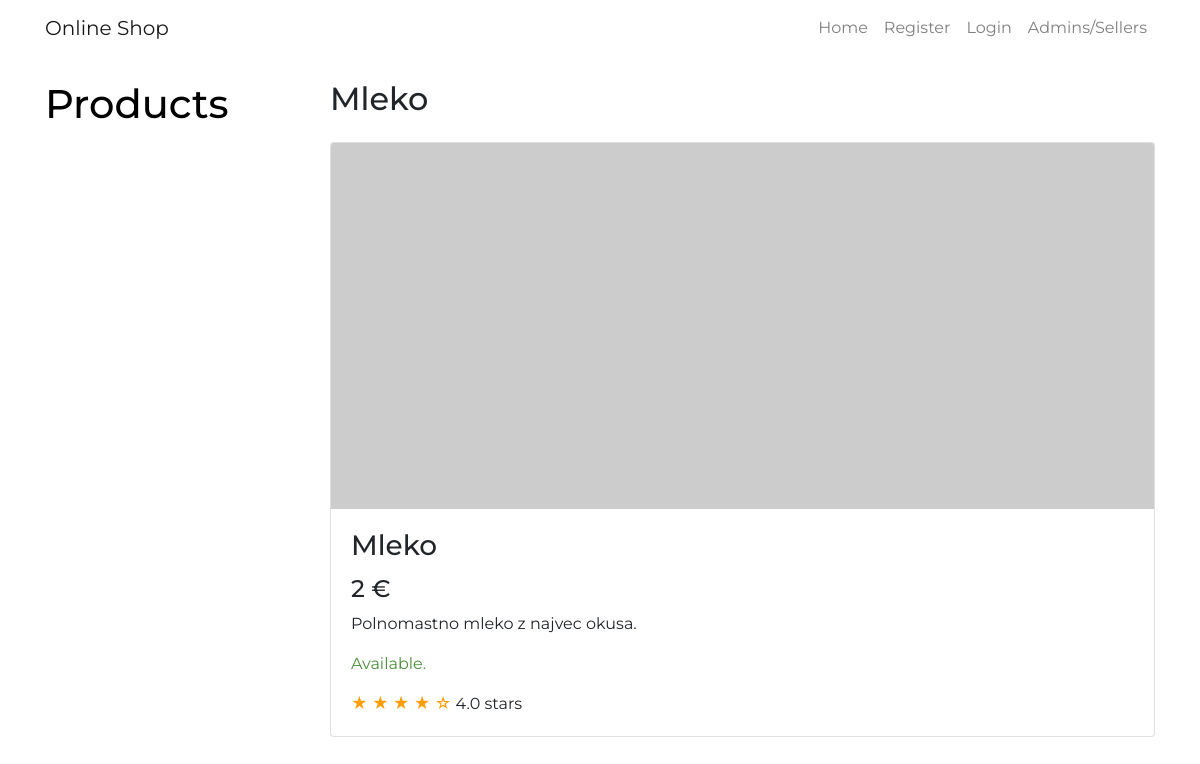
/products/1, run on the app's committed database.
### tables this page shows
CREATE TABLE `product` (
  `id` int(11) NOT NULL AUTO_INCREMENT,
  `title` varchar(255) NOT NULL,
  `description` text NOT NULL,
  `price` float NOT NULL,
  `activated` boolean NOT NULL,
  PRIMARY KEY (`id`)
);

### ViewHelper.php (called while the page is built, shortened)
<?php
class ViewHelper {
    public static function render($file, $variables = array()) {
        extract($variables);
        include($file);
        return ob_get_clean();
    }
}

### app_server/model/DB.php (called while the page is built, shortened)
<?php
class DBInit {
    private static $host = "localhost";
    private static $user = "root";
    private static $password = "ep";
    private static $schema = "productstore";
    private static $instance = null;
    public static function getInstance() {
        if (!self::$instance) {
            $config = "mysql:host=" . self::$host
                    . ";dbname=" . self::$schema;
            $options = array(
                PDO::ATTR_ERRMODE => PDO::ERRMODE_EXCEPTION,
                PDO::ATTR_DEFAULT_FETCH_MODE => PDO::FETCH_ASSOC,
                PDO::ATTR_PERSISTENT => true,
                PDO::MYSQL_ATTR_INIT_COMMAND => 'SET NAMES utf8'
            );
            self::$instance = new PDO($config, self::$user, self::$password, $options);
        }
        return self::$instance;
    }
}

### app_server/model/AbstractDB.php (called while the page is built, shortened)
<?php
require_once 'app_server/model/DB.php';
abstract class AbstractDB {
    protected static $dbh = null;
    public static function getConnection() {
        if (is_null(self::$dbh)) {
            self::$dbh = DBInit::getInstance();
        }
        return self::$dbh;
    }
    public static function query($sql, array $params = []) {
        $stmt = self::getConnection()->prepare($sql);
        $params_filtered = self::filterParams($sql, $params);
        $stmt->execute($params_filtered);
        return $stmt->fetchAll();
    }
    protected static function filterParams($sql, array $params) {
        $params_altered = self::alterKeys($params);
        $sql_split = preg_split("/[\(\) ,]/", $sql);
        $sql_params = array_values(preg_grep('/^:/', $sql_split));
        $result = array();
        foreach ($sql_params as $key => $value) {
            if (isset($params_altered[$value])) {
                $result[$value] = $params_altered[$value];
            }
        }
        return $result;
    }
    protected static function alterKeys(array $params) {
        $result = array();
        foreach ($params as $key => $value) {
            $result[':' . $key] = $value;
        }
        return $result;
    }
}

### app_server/model/ProductDB.php (called while the page is built, shortened)
<?php
require_once 'app_server/model/AbstractDB.php';
class ProductDB extends AbstractDB {
    public static function get(array $id) {
        $products = parent::query("SELECT id, title, description, price, activated"
                        . " FROM product"
                        . " WHERE id = :id", $id);
        if (count($products) == 1) {
            return $products[0];
        } else {
            throw new InvalidArgumentException("No such product");
        }
    }
}

### app_server/views/product-detail.php (the view, shortened to what this page needs)
<!DOCTYPE html>
<html>
    <head>
        <link rel="stylesheet" href="https://use.fontawesome.com/releases/v5.6.3/css/all.css">
        <link rel="stylesheet" href="https://stackpath.bootstrapcdn.com/bootstrap/4.4.1/css/bootstrap.min.css">
        <link rel ="stylesheet" type="text/css" href="<?= CSS_URL . "bootstrap4-retro.min.css" ?>">
        <link rel ="stylesheet" type="text/css" href="<?= CSS_URL . "shop-homepage.css" ?>">
    <head>
    <body>
        <nav class="navbar navbar-expand-sm navbar-light fixed-top" style="background-color: #ffffff;">
          <div class="container">
            <a class="navbar-brand" href="<?= BASE_URL . "products" ?>">Online Shop</a>
            <div class="collapse navbar-collapse" id="navbarResponsive">
             <ul class="navbar-nav ml-auto">
                <li class="nav-item">
                  <a class="nav-link" href="<?= BASE_URL . "products" ?>">Home
                  </a>
                </li>
                <?php if(!isset($_SESSION["loggedin"])) { ?>
                    <li class="nav-item">
                      <a class="nav-link" href="<?= BASE_URL . "registration" ?>">Register</a>
                    </li>
                    <li class="nav-item">
                      <a class="nav-link" href="<?= BASE_URL . "login" ?>">Login</a>
                    </li>
                    <li class="nav-item">
                      <a class="nav-link" href="<?= BASE_URL . "certificate" ?>">Admins/Sellers</a>
                    </li>
                <?php } ?>
             </ul>
            </div>
          </div>
        </nav>
        <div class="container">
          <div class="row">
            <div class="col-lg-3">
               <a href="<?= BASE_URL . "products/" ?>" style="color: black;">
                 <h1 class="my-4">Products</h1>
              </a>
            </div>
            <div class="col-lg-9">
               <div class="wrapper">
                   <br>
                   <h2><?= $title ?></h2>
                   <div class="card mt-4">
                     <img class="card-img-top img-fluid" src="http://placehold.it/900x400" alt="">
                     <div class="card-body">
                       <h3 class="card-title"><?= $title ?></h3>
                       <h4><?= $price ?> €</h4>
                       <p class="card-text"><?= $description ?></p>
                       <p class="card-text <?= $activated ? "text-success" : "text-danger" ?>"><?= $activated ? "Available." : "Not available at the moment." ?></p>
                       <span class="text-warning">&#9733; &#9733; &#9733; &#9733; &#9734;</span>
                       4.0 stars
                     </div>
                   </div>
                   <br>
               </div>
            </div>
          </div>
        </div>
        <br>
    </body>
</html>

### index.php (shortened to what this page needs)
<?php
    require_once("app_server/controllers/PostController.php");
    $path = isset($_SERVER["PATH_INFO"]) ? trim($_SERVER["PATH_INFO"], "/") : "";
    $urls = [
        "/^products$/" => function ($method) {
            ProductsController::index();
        },
        "/^products\/(\d+)$/" => function ($method, $id) {
            ProductsController::get($id);
        },
        "/^products\/add$/" => function ($method) {
            if ($method == "POST") {
                ProductsController::add();
            } else {
                ProductsController::addForm();
            }
        },
        "/^products\/edit\/(\d+)$/" => function ($method, $id) {
            if ($method == "POST") {
                ProductsController::edit($id);
            } else {
                ProductsController::editForm($id);
            }
        },
        "/^products\/delete\/(\d+)$/" => function ($method, $id) {
            if ($method == "POST") {
                ProductsController::delete($id);
            }
        },
        "/^$/" => function () {
            ViewHelper::redirect(BASE_URL . "products");
        },
        "/^logout$/" => function ($method) {
            LogoutController::logout();
        },
        "/^login$/" => function ($method) {
            LoginController::index();
        },
        "/^registration$/" => function ($method) {
            RegistrationController::indexReg();
        },
        "/^certificate$/" => function ($method) {
            LoginController::certificateAuth();
        },
        "/^profile\/(\d+)$/" => function ($method, $id) {
            if ($method == "POST") {
                UsersController::editProfile($id);
            } else {
                UsersController::editProfileForm($id);
            }
        },
        "/^users$/" => function ($method) {
            UsersController::index();
        },
        "/^users\/(\d+)$/" => function ($method, $id) {
            UsersController::get($id);
        },
        "/^users\/add$/" => function ($method) {
            if ($method == "POST") {
                UsersController::add();
            } else {
                UsersController::addForm();
            }
        },
        "/^users\/edit\/(\d+)$/" => function ($method, $id) {
            if ($method == "POST") {
                UsersController::edit($id);
            } else {
                UsersController::editForm($id);
            }
        },
        "/^users\/delete\/(\d+)$/" => function ($method, $id) {
            if ($method == "POST") {
                UsersController::delete($id);
            }
        },
        "/^orders\/edit\/(\d+)$/" => function ($method, $id) {
            if ($method == "POST") {
                OrdersController::edit($id);
            }
        },
        "/^orders\/delete\/(\d+)$/" => function ($method, $id) {
            OrdersController::delete($id);
        },
        "/^orders\/submit$/" => function ($method) {
            OrdersController::orderSubmit();
        },
        "/^orders\/confirmation$/" => function ($method) {
            OrdersController::orderConfirmation();
        },
        "/^orders$/" => function ($method) {
            OrdersController::index();
        },
        "/^orders\/(\d+)$/" => function ($method, $id) {
            OrdersController::get($id);
        },
        "/^api\/products\/(\d+)$/" => function ($method, $id) {
            switch ($method) {
                case "DELETE":
                    ProductsControllerREST::delete($id);
                    break;
                case "PUT":
                    ProductsControllerREST::edit($id);
                    break;
                default:
                    ProductsControllerREST::get($id);
                    break;
            }
        },
        "/^api\/products$/" => function ($method) {
            switch ($method) {
                case "POST":
                    ProductsControllerREST::add();
                    break;
                default:
                    ProductsControllerREST::index();
                    break;
            }
        },
        "/^api\/users\/(\d+)$/" => function ($method, $id) {
            switch ($method) {
               case "PUT":
                   UsersControllerREST::edit($id);
                   break;
               case "DELETE":
                   UsersControllerREST::delete($id);
                   break;
               default:
                   UsersControllerREST::getUserDetails($id);
                   break;
            }
        },
        "/^api\/users$/" => function ($method) {
            switch ($method) {
               case "POST":
                   UsersControllerREST::add();
                   break;
               default:
                   UsersControllerREST::index();
                   break;
            }
        },
        "/^api\/login$/" => function ($method) {
            switch ($method) {
                case "POST":
                    AndroidREST::login();
                    break;
                default:
                    AndroidREST::login();
                    break;
            }
        },
    ];
    foreach ($urls as $pattern => $controller) {
        if (preg_match($pattern, $path, $params)) {
            try {
                $params[0] = $_SERVER["REQUEST_METHOD"];
                $controller(...$params);
            } catch (InvalidArgumentException $e) {
                ViewHelper::error404();
            } catch (Exception $e) {
                ViewHelper::displayError($e, true);
            }
            exit();
        }
    }
?>

### static/css/shop-homepage.css (style rules this page uses)
body { padding-top: 56px; }

### data on the page
product: title "Mleko", price "2", description "Polnomastno mleko z najvec okusa."
